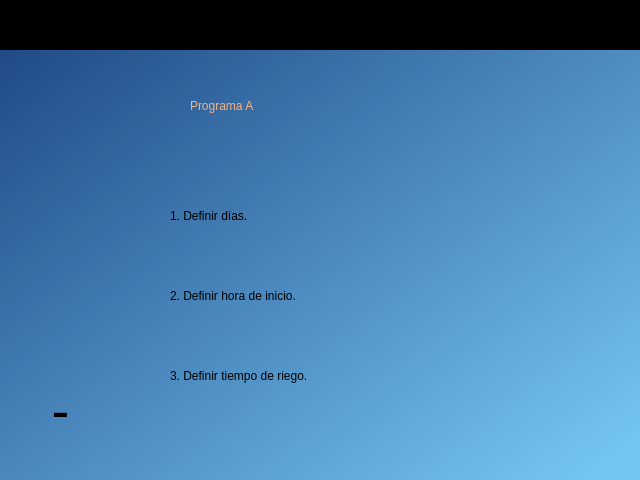
<?xml version="1.0" encoding="UTF-8"?>
<ui version="4.0">
 <class>widget_inicio</class>
 <widget class="QWidget" name="widget_inicio">
  <property name="geometry">
   <rect>
    <x>0</x>
    <y>0</y>
    <width>640</width>
    <height>480</height>
   </rect>
  </property>
  <property name="windowTitle">
   <string>Form</string>
  </property>
  <property name="styleSheet">
   <string notr="true"/>
  </property>
  <widget class="QWidget" name="widget_fecha" native="true">
   <property name="geometry">
    <rect>
     <x>0</x>
     <y>0</y>
     <width>641</width>
     <height>51</height>
    </rect>
   </property>
   <property name="styleSheet">
    <string notr="true">QWidget#widget_fecha{
background-color:rgb(0, 0, 0)}</string>
   </property>
   <widget class="QLabel" name="lbl_hora">
    <property name="geometry">
     <rect>
      <x>20</x>
      <y>10</y>
      <width>151</width>
      <height>21</height>
     </rect>
    </property>
    <property name="styleSheet">
     <string notr="true">font: 57 16pt &quot;Ubuntu&quot;;
color:rgb(238, 238, 236);</string>
    </property>
    <property name="text">
     <string/>
    </property>
   </widget>
   <widget class="QLabel" name="lbl_fecha">
    <property name="geometry">
     <rect>
      <x>460</x>
      <y>10</y>
      <width>161</width>
      <height>21</height>
     </rect>
    </property>
    <property name="styleSheet">
     <string notr="true">font: 57 16pt &quot;Ubuntu&quot;;
color:rgb(238, 238, 236);</string>
    </property>
    <property name="text">
     <string/>
    </property>
   </widget>
  </widget>
  <widget class="QWidget" name="widget_datos" native="true">
   <property name="geometry">
    <rect>
     <x>0</x>
     <y>50</y>
     <width>641</width>
     <height>431</height>
    </rect>
   </property>
   <property name="styleSheet">
    <string notr="true">QWidget#widget_datos{
background-color:qlineargradient(spread:pad, x1:0, y1:0, x2:0.985075, y2:0.903, stop:0 rgba(32, 74, 135, 255), stop:1 rgba(115, 196, 242, 255))
}</string>
   </property>
   <widget class="QLabel" name="label_9">
    <property name="geometry">
     <rect>
      <x>10</x>
      <y>10</y>
      <width>91</width>
      <height>101</height>
     </rect>
    </property>
    <property name="text">
     <string/>
    </property>
    <property name="pixmap">
     <pixmap>../images/logo.png</pixmap>
    </property>
    <property name="scaledContents">
     <bool>true</bool>
    </property>
   </widget>
   <widget class="QLabel" name="label">
    <property name="geometry">
     <rect>
      <x>30</x>
      <y>340</y>
      <width>71</width>
      <height>51</height>
     </rect>
    </property>
    <property name="text">
     <string/>
    </property>
    <property name="pixmap">
     <pixmap>../images/flecha_Atras.png</pixmap>
    </property>
    <property name="scaledContents">
     <bool>true</bool>
    </property>
   </widget>
   <widget class="QLabel" name="label_2">
    <property name="geometry">
     <rect>
      <x>40</x>
      <y>340</y>
      <width>41</width>
      <height>41</height>
     </rect>
    </property>
    <property name="font">
     <font>
      <pointsize>40</pointsize>
     </font>
    </property>
    <property name="text">
     <string>-</string>
    </property>
    <property name="alignment">
     <set>Qt::AlignCenter</set>
    </property>
   </widget>
   <widget class="QLabel" name="lbl_num_prog">
    <property name="geometry">
     <rect>
      <x>190</x>
      <y>30</y>
      <width>261</width>
      <height>51</height>
     </rect>
    </property>
    <property name="styleSheet">
     <string notr="true">font: 22pt &quot;Ubuntu&quot;;
font: 57 italic 35pt &quot;Ubuntu&quot;;
color:rgb(244, 179, 126)</string>
    </property>
    <property name="text">
     <string>Programa A</string>
    </property>
   </widget>
   <widget class="QLabel" name="lbl_riego_est1">
    <property name="geometry">
     <rect>
      <x>170</x>
      <y>140</y>
      <width>371</width>
      <height>51</height>
     </rect>
    </property>
    <property name="styleSheet">
     <string notr="true">font: 22pt &quot;Ubuntu&quot;;</string>
    </property>
    <property name="text">
     <string>1. Definir días.</string>
    </property>
   </widget>
   <widget class="QLabel" name="lbl_riego_est1_2">
    <property name="geometry">
     <rect>
      <x>170</x>
      <y>220</y>
      <width>371</width>
      <height>51</height>
     </rect>
    </property>
    <property name="styleSheet">
     <string notr="true">font: 22pt &quot;Ubuntu&quot;;</string>
    </property>
    <property name="text">
     <string>2. Definir hora de inicio.</string>
    </property>
   </widget>
   <widget class="QLabel" name="lbl_riego_est1_4">
    <property name="geometry">
     <rect>
      <x>170</x>
      <y>300</y>
      <width>371</width>
      <height>51</height>
     </rect>
    </property>
    <property name="styleSheet">
     <string notr="true">font: 22pt &quot;Ubuntu&quot;;</string>
    </property>
    <property name="text">
     <string>3. Definir tiempo de riego.</string>
    </property>
   </widget>
  </widget>
 </widget>
 <resources/>
 <connections/>
</ui>
